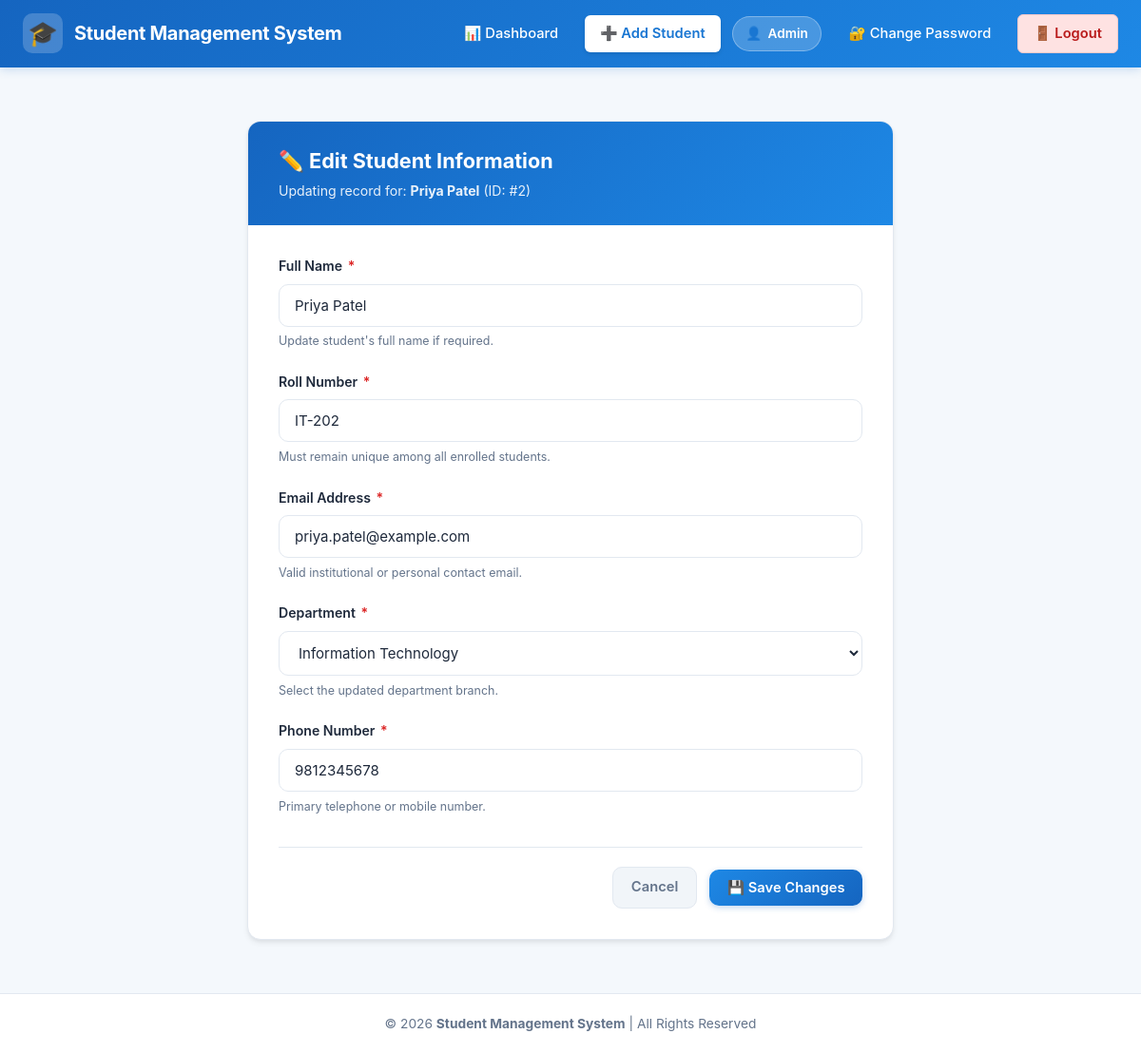
Screenshot of /update/2 (signed in) with the database file from the repository.
### tables this page shows
CREATE TABLE students (
            id INTEGER PRIMARY KEY AUTOINCREMENT,
            name TEXT NOT NULL,
            roll_number TEXT NOT NULL UNIQUE,
            email TEXT NOT NULL,
            department TEXT NOT NULL,
            phone TEXT NOT NULL,
            created_at TIMESTAMP DEFAULT CURRENT_TIMESTAMP
        );

### app.py (the view, shortened to what this page needs)
@app.route('/update/<int:id>', methods=['GET', 'POST'])
@login_required
def update_student(id):
    conn = get_db_connection()
    cursor = conn.cursor()
    student = cursor.execute('SELECT * FROM students WHERE id = ?', (id,)).fetchone()
    if not student:
        conn.close()
        flash("Student record not found.", "danger")
        return redirect(url_for('index'))
    conn.close()
    return render_template('update_student.html', student=student)

### app.py (called while the page is built)
def get_db_connection():
    conn = sqlite3.connect(DATABASE)
    conn.row_factory = sqlite3.Row
    return conn

def login_required(f):
    @wraps(f)
    def decorated_function(*args, **kwargs):
        if 'user' not in session:
            flash("Please log in to access this page.", "warning")
            return redirect(url_for('login'))
        return f(*args, **kwargs)
    return decorated_function

### templates/update_student.html (shortened to what this page needs)
<!DOCTYPE html>
<html lang="en">
<head>
    <link rel="stylesheet" href="{{ url_for('static', filename='style.css') }}">
</head>
<body>
    <header class="navbar">
        <div class="nav-container">
            <a href="{{ url_for('index') }}" class="nav-brand">
                <span class="brand-icon">🎓</span>
                <span class="brand-title">Student Management System</span>
            </a>
            <nav>
                <ul class="nav-links">
                    <li><a href="{{ url_for('index') }}" class="nav-link">📊 Dashboard</a></li>
                    <li><a href="{{ url_for('add_student') }}" class="nav-link nav-link-btn">➕ Add Student</a></li>
                    <li class="user-pill" title="Logged in administrator">
                        <span>👤</span> {{ session.get('user', 'admin')|capitalize }}
                    </li>
                    <li><a href="{{ url_for('change_password') }}" class="nav-link" title="Change admin password">🔐 Change Password</a></li>
                    <li><a href="{{ url_for('logout') }}" class="nav-link btn-logout" title="Sign out of system">🚪 Logout</a></li>
                </ul>
            </nav>
        </div>
    </header>
    <main class="main-content">
        <div class="form-container">
            <div class="form-card">
                <div class="form-header">
                    <h2>✏️ Edit Student Information</h2>
                    <p>Updating record for: <strong>{{ student['name'] }}</strong> (ID: #{{ student['id'] }})</p>
                </div>
                <form action="{{ url_for('update_student', id=student['id']) }}" method="POST" class="form-body">
                    <div class="form-group">
                        <label for="name" class="form-label">
                            Full Name <span class="required">*</span>
                        </label>
                        <input
                            type="text"
                            id="name"
                            name="name"
                            class="form-control"
                            value="{{ student['name'] }}"
                            required
                        >
                        <span class="form-hint">Update student's full name if required.</span>
                    </div>
                    <div class="form-group">
                        <label for="roll_number" class="form-label">
                            Roll Number <span class="required">*</span>
                        </label>
                        <input
                            type="text"
                            id="roll_number"
                            name="roll_number"
                            class="form-control"
                            value="{{ student['roll_number'] }}"
                            required
                        >
                        <span class="form-hint">Must remain unique among all enrolled students.</span>
                    </div>
                    <div class="form-group">
                        <label for="email" class="form-label">
                            Email Address <span class="required">*</span>
                        </label>
                        <input
                            type="email"
                            id="email"
                            name="email"
                            class="form-control"
                            value="{{ student['email'] }}"
                            required
                        >
                        <span class="form-hint">Valid institutional or personal contact email.</span>
                    </div>
                    <div class="form-group">
                        <label for="department" class="form-label">
                            Department <span class="required">*</span>
                        </label>
                        <select id="department" name="department" class="form-control" required>
                            <option value="Information Technology" {% if student['department'] == 'Information Technology' %}selected{% endif %}>Information Technology</option>
                        </select>
                        <span class="form-hint">Select the updated department branch.</span>
                    </div>
                    <div class="form-group">
                        <label for="phone" class="form-label">
                            Phone Number <span class="required">*</span>
                        </label>
                        <input
                            type="tel"
                            id="phone"
                            name="phone"
                            class="form-control"
                            value="{{ student['phone'] }}"
                            pattern="[0-9\+\-\s]{10,15}"
                            title="Please enter a valid 10-15 digit phone number"
                            required
                        >
                        <span class="form-hint">Primary telephone or mobile number.</span>
                    </div>
                    <div class="form-actions">
                        <a href="{{ url_for('index') }}" class="btn btn-secondary">
                            Cancel
                        </a>
                        <button type="submit" class="btn btn-primary">
                            💾 Save Changes
                        </button>
                    </div>
                </form>
            </div>
        </div>
    </main>
    <footer class="footer">
        <p>
            &copy; 2026 <strong>Student Management System</strong> | All Rights Reserved
        </p>
    </footer>
</body>
</html>

### rows the page displays
students: name "Priya Patel", id "2", roll_number "IT-202", email "priya.patel@example.com", department "Information Technology", phone "9812345678"

### other values shown
{{ session.get('user', 'admin')|capitalize }} "Admin"
